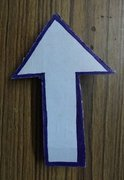
#> input picture open-cv/data/arrow.jpg, 124 x 180 px, found by its file name
$ python 03-detect-polygon.py
#> lines starting #> are read from the running program, lines starting #| are printed output that depends on the picture; after the words box and inside, x2 and y2 are one past the last pixel; in counts of white or black regions, pixels touching at a corner belong together
# Python code to detect an arrow (seven-sided shape) from an image.
import numpy as np
import cv2
import time

# Reading image
img2 = cv2.imread('C:/Users/jainv/OneDrive/Documents/vikram/projects/python/sample-2/open-cv/data/arrow.jpg', cv2.IMREAD_COLOR)
#> img2 is the input picture: shape (180, 124, 3); mean B, G, R 85.6, 85.6, 84.4

# Reading same image in another variable and
# converting to gray scale.
img = cv2.imread('C:/Users/jainv/OneDrive/Documents/vikram/projects/python/sample-2/open-cv/data/arrow.jpg', cv2.IMREAD_GRAYSCALE)
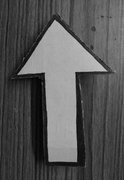
#> img: shape (180, 124); min 0, max 210, mean 85.2

# Converting image to a binary image
# (black and white only image).
_,threshold = cv2.threshold(img, 110, 255,
							cv2.THRESH_BINARY)
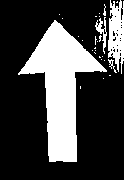
#> threshold: shape (180, 124); 27.2% white; 27 white regions (23 under 20 px)

# Showing the image along with outlined arrow.
cv2.imshow('grayImage', threshold)

# Detecting shapes in image by selecting region
# with same colors or intensity.
contours,_=cv2.findContours(threshold, cv2.RETR_TREE,
							cv2.CHAIN_APPROX_SIMPLE)
#> contours = 53 contours, 49 with area under 20; largest, box (x1, y1, x2, y2) and area: (18, 20, 107, 162) 4826, (108, 0, 124, 74) 738, (95, 17, 107, 54) 97, (120, 7, 124, 21) 30

# Searching through every region selected to
# find the required polygon.
for cnt in contours :
	area = cv2.contourArea(cnt)

	# Shortlisting the regions based on there area.
	if area > 400:
		approx = cv2.approxPolyDP(cnt,
								0.009 * cv2.arcLength(cnt, True), True)

		# Checking if the no. of sides of the selected region is 7.
		if(len(approx) == 7):
			cv2.drawContours(img2, [approx], 0, (0, 0, 255), 5)
#> this loop made 53 passes
#> area on passes 19, 21, 30, 53: 4826, 97, 738.5, 30
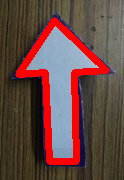
#> img2: shape (180, 124, 3); 12.19% of pixels changed, all inside (x1, y1, x2, y2) = (15, 17, 110, 165)

# Showing the image along with outlined arrow.
cv2.imshow('image2', img2)

# Exiting the window if 'q' is pressed on the keyboard.
if cv2.waitKey(0) & 0xFF == ord('q'):
#> (key q is pressed here)
	cv2.destroyAllWindows()
